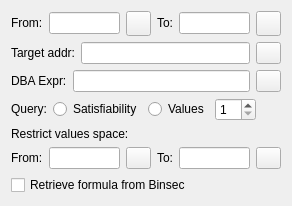
<?xml version="1.0" encoding="UTF-8"?>
<ui version="4.0">
 <class>generic_analysis_widget</class>
 <widget class="QWidget" name="generic_analysis_widget">
  <property name="geometry">
   <rect>
    <x>0</x>
    <y>0</y>
    <width>292</width>
    <height>196</height>
   </rect>
  </property>
  <property name="windowTitle">
   <string>Form</string>
  </property>
  <layout class="QVBoxLayout" name="verticalLayout">
   <item>
    <layout class="QHBoxLayout" name="horizontalLayout">
     <item>
      <widget class="QLabel" name="from_label">
       <property name="sizePolicy">
        <sizepolicy hsizetype="Fixed" vsizetype="Fixed">
         <horstretch>0</horstretch>
         <verstretch>0</verstretch>
        </sizepolicy>
       </property>
       <property name="text">
        <string>From:</string>
       </property>
      </widget>
     </item>
     <item>
      <widget class="QLineEdit" name="from_field"/>
     </item>
     <item>
      <widget class="QPushButton" name="from_button">
       <property name="maximumSize">
        <size>
         <width>25</width>
         <height>25</height>
        </size>
       </property>
       <property name="text">
        <string/>
       </property>
       <property name="icon">
        <iconset resource="resources.qrc">
         <normaloff>:/icons/icons/open-iconic-master/png/3x/target-3x.png</normaloff>:/icons/icons/open-iconic-master/png/3x/target-3x.png</iconset>
       </property>
       <property name="iconSize">
        <size>
         <width>12</width>
         <height>12</height>
        </size>
       </property>
      </widget>
     </item>
     <item>
      <widget class="QLabel" name="label_2">
       <property name="sizePolicy">
        <sizepolicy hsizetype="Fixed" vsizetype="Fixed">
         <horstretch>0</horstretch>
         <verstretch>0</verstretch>
        </sizepolicy>
       </property>
       <property name="text">
        <string>To:</string>
       </property>
      </widget>
     </item>
     <item>
      <widget class="QLineEdit" name="to_field"/>
     </item>
     <item>
      <widget class="QPushButton" name="to_button">
       <property name="minimumSize">
        <size>
         <width>25</width>
         <height>25</height>
        </size>
       </property>
       <property name="maximumSize">
        <size>
         <width>25</width>
         <height>25</height>
        </size>
       </property>
       <property name="text">
        <string/>
       </property>
       <property name="icon">
        <iconset resource="resources.qrc">
         <normaloff>:/icons/icons/open-iconic-master/png/3x/target-3x.png</normaloff>:/icons/icons/open-iconic-master/png/3x/target-3x.png</iconset>
       </property>
       <property name="iconSize">
        <size>
         <width>12</width>
         <height>12</height>
        </size>
       </property>
      </widget>
     </item>
    </layout>
   </item>
   <item>
    <layout class="QHBoxLayout" name="horizontalLayout_2">
     <item>
      <widget class="QLabel" name="label_3">
       <property name="sizePolicy">
        <sizepolicy hsizetype="Fixed" vsizetype="Fixed">
         <horstretch>0</horstretch>
         <verstretch>0</verstretch>
        </sizepolicy>
       </property>
       <property name="text">
        <string>Target addr:</string>
       </property>
      </widget>
     </item>
     <item>
      <widget class="QLineEdit" name="target_addr_field"/>
     </item>
     <item>
      <widget class="QPushButton" name="target_addr_button">
       <property name="maximumSize">
        <size>
         <width>25</width>
         <height>25</height>
        </size>
       </property>
       <property name="text">
        <string/>
       </property>
       <property name="icon">
        <iconset resource="resources.qrc">
         <normaloff>:/icons/icons/open-iconic-master/png/3x/target-3x.png</normaloff>:/icons/icons/open-iconic-master/png/3x/target-3x.png</iconset>
       </property>
       <property name="iconSize">
        <size>
         <width>12</width>
         <height>12</height>
        </size>
       </property>
      </widget>
     </item>
    </layout>
   </item>
   <item>
    <layout class="QHBoxLayout" name="horizontalLayout_4">
     <item>
      <widget class="QLabel" name="dba_label">
       <property name="sizePolicy">
        <sizepolicy hsizetype="Fixed" vsizetype="Fixed">
         <horstretch>0</horstretch>
         <verstretch>0</verstretch>
        </sizepolicy>
       </property>
       <property name="text">
        <string>DBA Expr:</string>
       </property>
      </widget>
     </item>
     <item>
      <widget class="QLineEdit" name="dba_expr_field"/>
     </item>
     <item>
      <widget class="QPushButton" name="dba_help_button">
       <property name="maximumSize">
        <size>
         <width>25</width>
         <height>25</height>
        </size>
       </property>
       <property name="text">
        <string/>
       </property>
       <property name="icon">
        <iconset resource="resources.qrc">
         <normaloff>:/icons/icons/open-iconic-master/png/3x/question-mark-3x.png</normaloff>:/icons/icons/open-iconic-master/png/3x/question-mark-3x.png</iconset>
       </property>
       <property name="iconSize">
        <size>
         <width>12</width>
         <height>12</height>
        </size>
       </property>
      </widget>
     </item>
    </layout>
   </item>
   <item>
    <layout class="QHBoxLayout" name="horizontalLayout_3">
     <item>
      <widget class="QLabel" name="query_label">
       <property name="sizePolicy">
        <sizepolicy hsizetype="Fixed" vsizetype="Fixed">
         <horstretch>0</horstretch>
         <verstretch>0</verstretch>
        </sizepolicy>
       </property>
       <property name="text">
        <string>Query:</string>
       </property>
      </widget>
     </item>
     <item>
      <widget class="QRadioButton" name="satisfiability_radiobutton">
       <property name="text">
        <string>Satisfiability</string>
       </property>
      </widget>
     </item>
     <item>
      <widget class="QRadioButton" name="values_radiobutton">
       <property name="text">
        <string>Values</string>
       </property>
      </widget>
     </item>
     <item>
      <widget class="QSpinBox" name="values_limit_spinbox">
       <property name="minimum">
        <number>1</number>
       </property>
      </widget>
     </item>
     <item>
      <spacer name="horizontalSpacer_2">
       <property name="orientation">
        <enum>Qt::Horizontal</enum>
       </property>
       <property name="sizeHint" stdset="0">
        <size>
         <width>40</width>
         <height>20</height>
        </size>
       </property>
      </spacer>
     </item>
    </layout>
   </item>
   <item>
    <widget class="QLabel" name="restrict_label">
     <property name="text">
      <string>Restrict values space:</string>
     </property>
    </widget>
   </item>
   <item>
    <layout class="QHBoxLayout" name="restrict_values_layout">
     <item>
      <widget class="QLabel" name="restrict_from_label">
       <property name="text">
        <string>From:</string>
       </property>
      </widget>
     </item>
     <item>
      <widget class="QLineEdit" name="restrict_from_field"/>
     </item>
     <item>
      <widget class="QPushButton" name="restrict_from_button">
       <property name="maximumSize">
        <size>
         <width>25</width>
         <height>25</height>
        </size>
       </property>
       <property name="text">
        <string/>
       </property>
       <property name="icon">
        <iconset resource="resources.qrc">
         <normaloff>:/icons/icons/open-iconic-master/png/3x/target-3x.png</normaloff>:/icons/icons/open-iconic-master/png/3x/target-3x.png</iconset>
       </property>
       <property name="iconSize">
        <size>
         <width>12</width>
         <height>12</height>
        </size>
       </property>
      </widget>
     </item>
     <item>
      <widget class="QLabel" name="restrict_to_label">
       <property name="text">
        <string>To:</string>
       </property>
      </widget>
     </item>
     <item>
      <widget class="QLineEdit" name="restrict_to_field"/>
     </item>
     <item>
      <widget class="QPushButton" name="restrict_to_button">
       <property name="maximumSize">
        <size>
         <width>25</width>
         <height>25</height>
        </size>
       </property>
       <property name="text">
        <string/>
       </property>
       <property name="icon">
        <iconset resource="resources.qrc">
         <normaloff>:/icons/icons/open-iconic-master/png/3x/target-3x.png</normaloff>:/icons/icons/open-iconic-master/png/3x/target-3x.png</iconset>
       </property>
       <property name="iconSize">
        <size>
         <width>12</width>
         <height>12</height>
        </size>
       </property>
      </widget>
     </item>
    </layout>
   </item>
   <item>
    <widget class="QCheckBox" name="get_formula_checkbox">
     <property name="text">
      <string>Retrieve formula from Binsec</string>
     </property>
    </widget>
   </item>
  </layout>
 </widget>
 <resources>
  <include location="resources.qrc"/>
 </resources>
 <connections/>
</ui>
